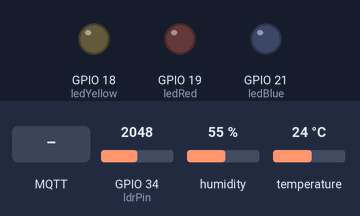
A sketch run on a simulated ESP32. Parts: output pins drawn as LEDs (lit = HIGH). The inputs (shaded band) are chosen by the test bench; at power-on: GPIO 34 (ldrPin) = 2048, humidity 55 %, temperature 24 °C. WiFi joins after 1.5 s; servers stay silent unless stated; no MQTT or app messages arrive unless stated; what the sketch prints to the serial monitor is not drawn.

Above: at 3.2 s.
3.3 s: MQTT message "fan.on" arrives on the first subscribed topic
At 4.5 s:
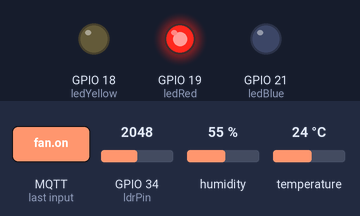
4.8 s: MQTT message "light.on" arrives on the first subscribed topic
At 5.8 s:
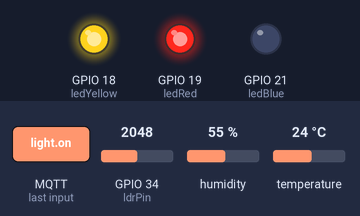
6.3 s: MQTT message "fan.off" arrives on the first subscribed topic
At 6.9 s:
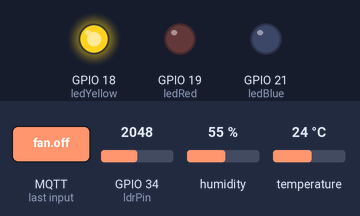
7.8 s: MQTT message "air.on" arrives on the first subscribed topic
At 9.0 s:
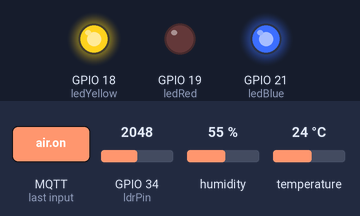
9.3 s: MQTT message "light.off" arrives on the first subscribed topic
At 10.4 s:
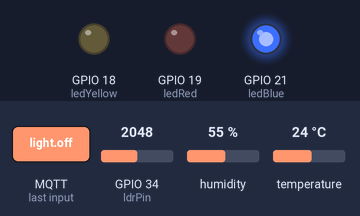
10.8 s: MQTT message "fan.on" arrives on the first subscribed topic
At 11.5 s:
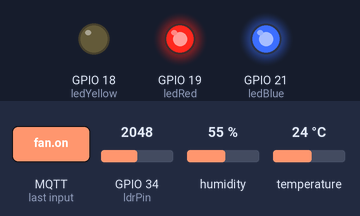
Timing chart, 0 to 13.3 s (numbered marks = the images above; inputs shaded):
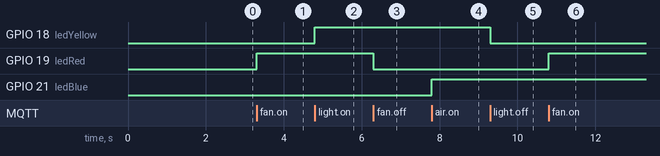

Measured:
- after the input at 3.3 s, GPIO 19 (ledRed): LOW → HIGH at once
- after the input at 4.8 s, GPIO 18 (ledYellow): LOW → HIGH at once
- after the input at 6.3 s, GPIO 19 (ledRed): HIGH → LOW at once
- after the input at 7.8 s, GPIO 21 (ledBlue): LOW → HIGH at once
- after the input at 9.3 s, GPIO 18 (ledYellow): HIGH → LOW at once
- after the input at 10.8 s, GPIO 19 (ledRed): LOW → HIGH at once

The sketch:

sketch_sep7a.ino
```cpp
#include <WiFi.h>
#include <PubSubClient.h>
#include "DHT.h"

// --- WiFi ---
const char* ssid = "Dwg";
const char* password = "00001111";

// --- MQTT ---
const char* mqtt_server = "10.59.132.207";
const int mqtt_port = 1883;
const char* mqtt_user = "user1";
const char* mqtt_pass = "1234";

// --- DHT11 ---
#define DHTPIN 4
#define DHTTYPE DHT11
DHT dht(DHTPIN, DHTTYPE);

// --- LDR ---
int ldrPin = 34;

// --- LED ---
int ledRed = 19;
int ledYellow = 18;
int ledBlue = 21;

// --- MQTT Client ---
WiFiClient espClient;
PubSubClient client(espClient);

unsigned long lastMsg = 0;

// 🔹 Chuyển đổi ADC sang Lux (đảo ngược vì LDR nối GND)
float convertToLux(int adcValue) {
  int inverted = 4095 - adcValue;

  if (inverted < 100) return inverted * 0.01;
  if (inverted < 500) return 1 + (inverted - 100) * 0.0225;
  if (inverted < 1000) return 10 + (inverted - 500) * 0.08;
  if (inverted < 1500) return 50 + (inverted - 1000) * 0.1;
  if (inverted < 2000) return 100 + (inverted - 1500) * 0.2;
  if (inverted < 2500) return 200 + (inverted - 2000) * 0.4;
  if (inverted < 3000) return 400 + (inverted - 2500) * 0.8;
  if (inverted < 3500) return 800 + (inverted - 3000) * 2.4;
  return 2000 + (inverted - 3500) * 13.45;
}

void callback(char* topic, byte* payload, unsigned int length) {
  char buff[length + 1];
  memcpy(buff, payload, length);
  buff[length] = '\0';
  String message = String(buff);

  Serial.print("Nhận lệnh: ");
  Serial.println(message);

  String device, action;
  int dotPos = message.indexOf('.');
  if (dotPos != -1) {
    device = message.substring(0, dotPos);
    action = message.substring(dotPos + 1);
  }

  bool success = false;

  if (message == "fan.on")       { digitalWrite(19, HIGH); success = true; }
  else if (message == "fan.off") { digitalWrite(19, LOW);  success = true; }
  else if (message == "light.on")  { digitalWrite(18, HIGH); success = true; }
  else if (message == "light.off") { digitalWrite(18, LOW);  success = true; }
  else if (message == "air.on") { digitalWrite(21, HIGH); success = true; }
  else if (message == "air.off"){ digitalWrite(21, LOW);  success = true; }

  if (success && device.length() && action.length()) {
    String response = "{";
    response += "\"device\":\"" + device + "\",";
    response += "\"action\":\"" + action + "\",";
    response += "\"status\":\"ok\"";
    response += "}";
    client.publish("deviceled", response.c_str());
    Serial.print("ACK -> deviceled: ");
    Serial.println(response);
  } else if (!success && device.length() && action.length()) {
    String response = "{";
    response += "\"device\":\"" + device + "\",";
    response += "\"action\":\"" + action + "\",";
    response += "\"status\":\"error\"";
    response += "}";
    client.publish("deviceled", response.c_str());
    Serial.print("ACK error -> deviceled: ");
    Serial.println(response);
  }
}

void reconnect() {
  while (!client.connected()) {
    Serial.print("Đang kết nối MQTT...");
    if (client.connect("ESP32Client", mqtt_user, mqtt_pass)) {
      Serial.println("Thành công!");
      client.subscribe("deviceled");
    } else {
      Serial.print("Lỗi, rc=");
      Serial.println(client.state());
      delay(2000);
    }
  }
}

void publishDeviceState(String device, bool state) {
  String action = state ? "on" : "off";
  String response = "{";
  response += "\"device\":\"" + device + "\",";
  response += "\"action\":\"" + action + "\",";
  response += "\"status\":\"ok\"";
  response += "}";
  client.publish("deviceled", response.c_str());
  Serial.print("State published - " + device + ": ");
  Serial.println(action);
}

void setup() {
  Serial.begin(115200);

  pinMode(ledRed, OUTPUT);
  pinMode(ledYellow, OUTPUT);
  pinMode(ledBlue, OUTPUT);
  pinMode(ldrPin, INPUT);

  dht.begin();

  WiFi.begin(ssid, password);
  Serial.print("Kết nối WiFi...");
  while (WiFi.status() != WL_CONNECTED) {
    delay(1000);
    Serial.print(".");
  }
  Serial.println("WiFi OK!");

  client.setServer(mqtt_server, mqtt_port);
  client.setCallback(callback);

  publishDeviceState("fan", digitalRead(ledRed));
  publishDeviceState("light", digitalRead(ledYellow));
  publishDeviceState("air", digitalRead(ledBlue));
}

void loop() {
  if (!client.connected()) {
    reconnect();
  }
  client.loop();

  unsigned long now = millis();
  if (now - lastMsg > 5000) {
    lastMsg = now;

    float temp = dht.readTemperature();
    float hum = dht.readHumidity();
    int lightADC = analogRead(ldrPin);
    float lightLux = convertToLux(lightADC);

    String payload = "{";
    payload += "\"temperature\":" + String(temp, 1) + ",";
    payload += "\"humidity\":" + String(hum, 1) + ",";
    payload += "\"light\":" + String(lightLux, 1);
    payload += "}";

    client.publish("datasensor", payload.c_str());

    Serial.print("Gửi: ");
    Serial.println(payload);
  }
}
```
